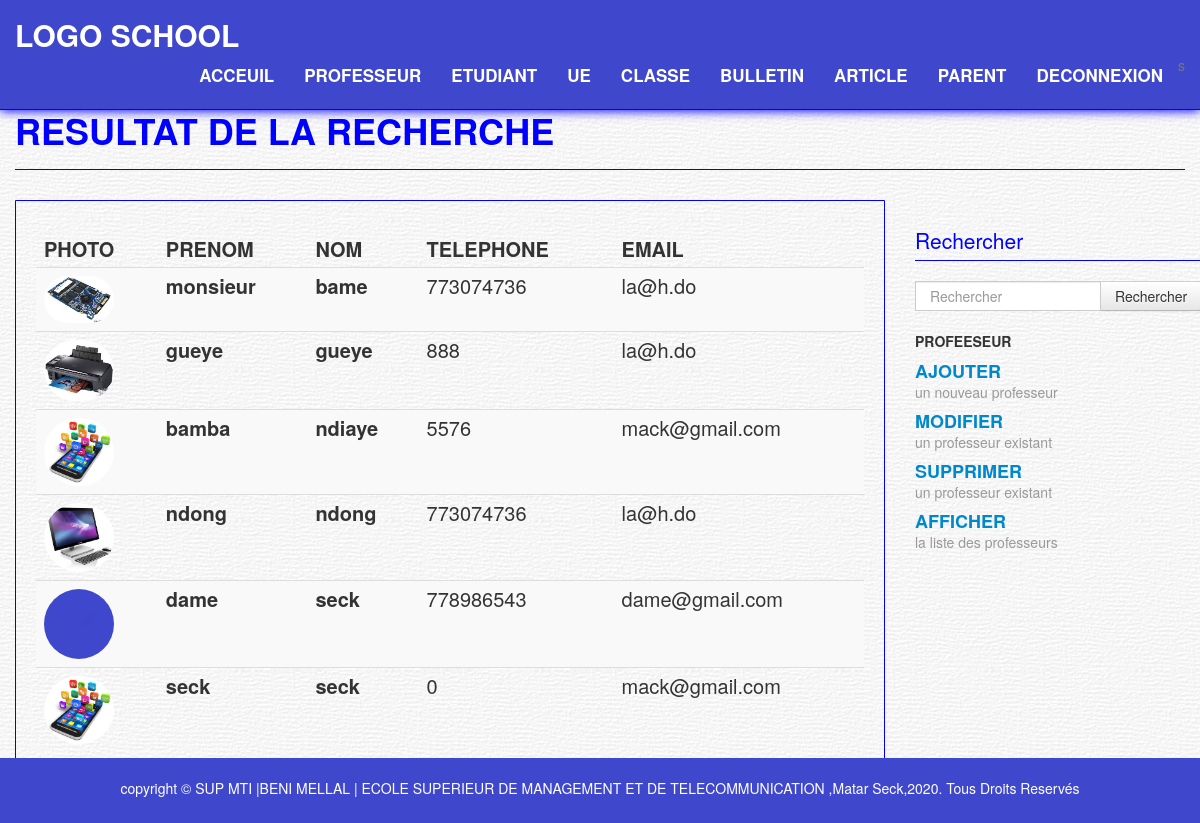
Screenshot of /pages/utilisateur/prof/rprof.php with the database file from the repository.
### tables this page shows
CREATE TABLE `professeur` (
  `matricule` varchar(50) NOT NULL,
  `nom` varchar(50) NOT NULL,
  `prenom` varchar(50) NOT NULL,
  `lnaiss` varchar(50) NOT NULL,
  `dnaiss` date NOT NULL,
  `adr` varchar(50) NOT NULL,
  `sexe` varchar(50) NOT NULL,
  `tel` int(11) NOT NULL,
  `email` varchar(50) NOT NULL,
  `photo` varchar(100) NOT NULL,
  `nation` varchar(50) NOT NULL,
  `specialite` varchar(50) NOT NULL,
  `pass` varchar(50) NOT NULL
);

### pages/utilisateur/prof/rprof.php (the view, shortened to what this page needs)
<?php require_once('../../connexion.php'); ?>
    <div class="content">
      <div class="container">
        <div class="page-header">
          <h1>RESULTAT DE LA RECHERCHE</h1>
        </div>
        <div class="row">
          <div class="span9">
            <div class="widget-body">
              <div class="rigth-align">
<p>
<?php
if( isset($_POST[rechercher]))
{
	$rechercher=$_POST[rechercher];
$req=$bd->query("select nom,prenom,tel,email,photo from PROFESSEUR where prenom like '%".$rechercher."%' or nom like '%".$rechercher."%' order by nom,prenom");
$req2=$bd->query("select nom,prenom,tel,email,photo from PROFESSEUR where prenom like '%".$rechercher."%' or nom like '%".$rechercher."%' order by nom,prenom");
}
else
{
$req=$bd->query("select nom,prenom,tel,email,photo from professeur order by nom,prenom");
$req2=$bd->query("select nom,prenom,tel,email,photo from professeur order by nom,prenom");
}
$row=$req2->fetchAll();
$nombre=count($row);
?>
<?php
if ($nombre!=0)
{
?>
  <table class="table table-striped" >
    <thead>
    <th scope="col">PHOTO</th>
    <th scope="col">PRENOM</th>
    <th scope="col">NOM</th>
    <th scope="col">TELEPHONE</th>
    <th scope="col">EMAIL</th>
  </thead>
    <tbody>
<?php
while($ligne= $req->fetch()) {
echo "<tr><td><img src='images/".$ligne['photo']."' width='70' height='70' class='img-circle' /></td><th scope='row'>".$ligne['prenom']."</th><th scope='row'>".$ligne['nom']."</th><td>".$ligne['tel']."</td><td>".$ligne['email']."</td></tr>";
}
?>
    </tbody>
  </table>
	<?php
}
?> 					</p>
          </div></div></div>
          <div class="span3 pull-right sidebar">
            <form class="form-search" action="rprof.php" method="post">
              <div class="input-append">
              <legend>Rechercher</legend>
              <input type="text" class="span2 search-query" name="rechercher" placeholder="Rechercher ">
              <button type="submit" class="btn">Rechercher</button>
              </div>
            </form>
          </div>
        </div>
      </div>
    </div>
	</body>
</html>

### css/boot-business.css (style rules this page uses)
.content { padding: 30px 0; background: url('../img/content.png'); }
.page-header { margin: 0 0 30px; border-bottom: 1px solid blue; }
.widget-body { font-size: 20px; padding: 20px 20px 20px 20px; border: 1px solid blue; -webkit-border-radius: 0 0 5px 5px; -moz-border-radius: 0 0 5px 5px; border-radius: 0 0 5px 5px; }
.sidebar { padding: 20px 0; }
@media (min-width: 1200px) { body { padding-top: 70px; } }

### rows the page displays
professeur: photo (picture), prenom "monsieur", nom "bame", tel "773074736", email "la@h.do"
professeur: photo (picture), prenom "gueye", nom "gueye", tel "888", email "la@h.do"
professeur: photo (picture), prenom "bamba", nom "ndiaye", tel "5576", email "mack@gmail.com"
professeur: photo (picture), prenom "ndong", nom "ndong", tel "773074736", email "la@h.do"
professeur: photo (picture), prenom "dame", nom "seck", tel "778986543", email "dame@gmail.com"
professeur: photo (picture), prenom "seck", nom "seck", tel "0", email "mack@gmail.com"
